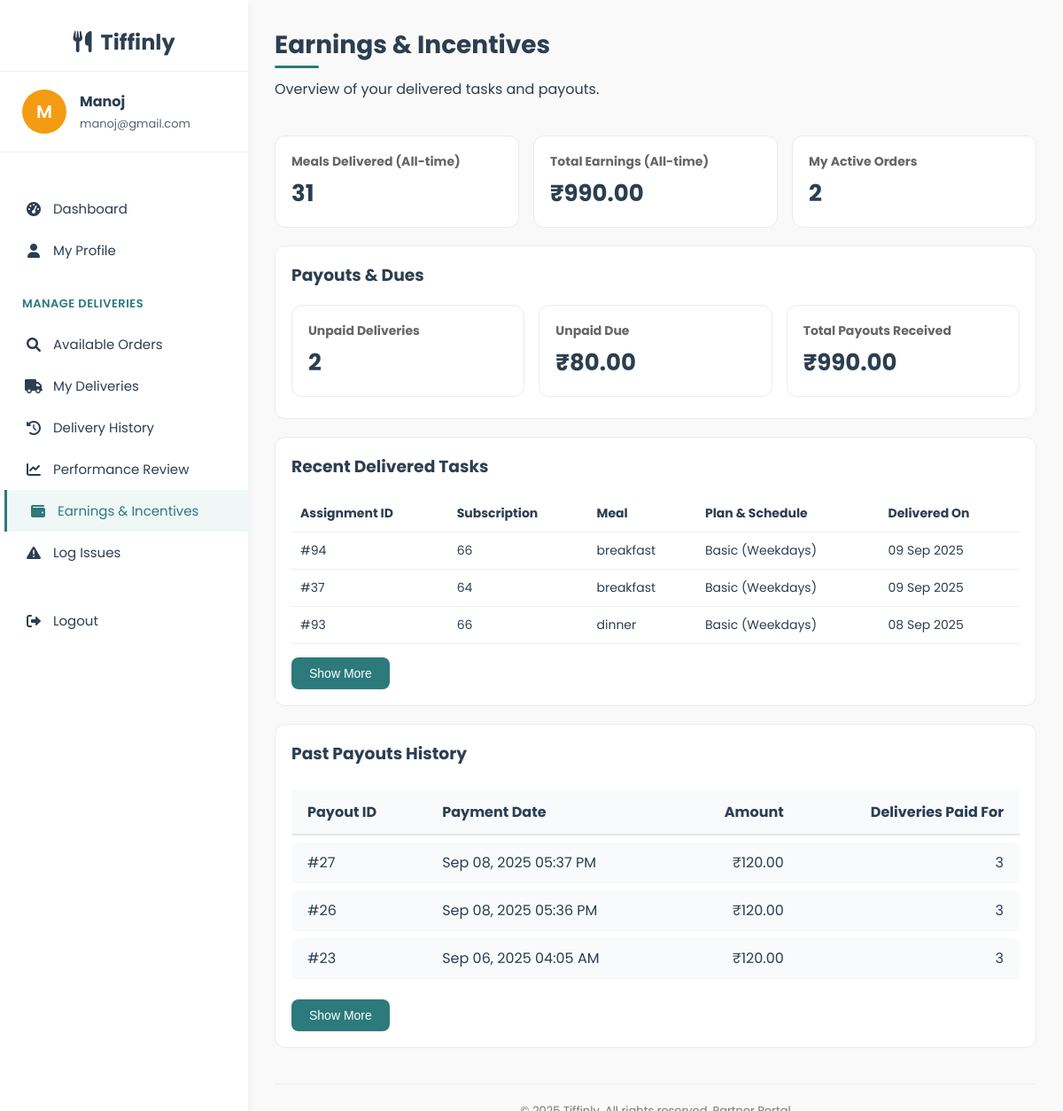
The app's page /delivery/earnings.php (signed in) with its own data.
### tables this page shows
CREATE TABLE `users` (
  `user_id` int(11) NOT NULL,
  `name` varchar(100) NOT NULL,
  `email` varchar(100) NOT NULL,
  `password` varchar(255) NOT NULL,
  `phone` varchar(15) DEFAULT NULL,
  `role` enum('user','admin','delivery') DEFAULT 'user',
  `created_at` timestamp NOT NULL DEFAULT current_timestamp(),
  `security_question` varchar(255) NOT NULL,
  `security_answer` varchar(255) NOT NULL
);

CREATE TABLE `delivery_assignments` (
  `assignment_id` int(11) NOT NULL,
  `subscription_id` int(11) NOT NULL,
  `delivery_date` date NOT NULL,
  `partner_id` int(11) NOT NULL,
  `assigned_at` timestamp NOT NULL DEFAULT current_timestamp(),
  `status` enum('pending','out_for_delivery','delivered','cancelled') NOT NULL DEFAULT 'pending',
  `meal_type` varchar(20) NOT NULL,
  `meal_id` int(11) DEFAULT NULL,
  `payment_id` int(11) DEFAULT NULL,
  `payment_status` enum('unpaid','paid') NOT NULL DEFAULT 'unpaid'
);

CREATE TABLE `meal_plans` (
  `plan_id` int(11) NOT NULL,
  `plan_name` varchar(50) NOT NULL,
  `description` text DEFAULT NULL,
  `plan_type` enum('basic','premium') NOT NULL,
  `is_active` tinyint(1) DEFAULT 1,
  `base_price` decimal(8,2) NOT NULL
);

CREATE TABLE `subscriptions` (
  `subscription_id` int(11) NOT NULL,
  `user_id` int(11) DEFAULT NULL,
  `plan_id` int(11) DEFAULT NULL,
  `dietary_preference` varchar(20) DEFAULT NULL,
  `start_date` date NOT NULL,
  `end_date` date NOT NULL,
  `schedule` enum('Weekdays','Extended','Full Week') NOT NULL,
  `delivery_time` time NOT NULL,
  `total_price` decimal(10,2) NOT NULL,
  `payment_status` enum('paid','unpaid','failed') DEFAULT 'unpaid',
  `status` enum('active','cancelled','pending') DEFAULT 'pending',
  `created_at` timestamp NOT NULL DEFAULT current_timestamp()
);

CREATE TABLE `partner_payments` (
  `payment_id` int(11) NOT NULL,
  `partner_id` int(11) NOT NULL,
  `subscription_id` int(11) DEFAULT NULL,
  `delivery_date` date DEFAULT NULL,
  `amount` decimal(10,2) NOT NULL,
  `delivery_count` int(11) NOT NULL DEFAULT 0,
  `payment_method` varchar(50) NOT NULL,
  `payment_status` enum('success','failed','pending') NOT NULL DEFAULT 'success',
  `transaction_ref` varchar(100) DEFAULT NULL,
  `created_at` timestamp NOT NULL DEFAULT current_timestamp()
);

### delivery/earnings.php (the view, shortened to what this page needs)
<?php
require_once('../config/db_connect.php');
$partner_id = $_SESSION['user_id'];
$user_stmt = $conn->prepare("SELECT name, email FROM users WHERE user_id = ?");
$user_stmt->bind_param("i", $partner_id);
$user_stmt->execute();
$user = $user_stmt->get_result()->fetch_assoc();
$RATE_PER_DELIVERY = 40.00;
$q_all = $conn->prepare("SELECT COUNT(*) AS delivered_cnt FROM delivery_assignments WHERE partner_id = ? AND status = 'delivered'");
$q_all->bind_param('i', $partner_id);
$q_all->execute();
$delivered_all = ($q_all->get_result()->fetch_assoc()['delivered_cnt'] ?? 0);
$q_payouts = $conn->prepare("SELECT COALESCE(SUM(amount),0) AS total FROM partner_payments WHERE partner_id = ? AND payment_status = 'success'");
$q_payouts->bind_param('i', $partner_id);
$q_payouts->execute();
$total_payouts = ($q_payouts->get_result()->fetch_assoc()['total'] ?? 0.0);
$total_earnings = $total_payouts;
$q_unpaid = $conn->prepare("SELECT COUNT(*) AS cnt FROM delivery_assignments WHERE partner_id = ? AND status = 'delivered' AND payment_status = 'unpaid'");
$q_unpaid->bind_param('i', $partner_id);
$q_unpaid->execute();
$unpaid_cnt = ($q_unpaid->get_result()->fetch_assoc()['cnt'] ?? 0);
$unpaid_due = $unpaid_cnt * $RATE_PER_DELIVERY;
$q_active = $conn->prepare("SELECT COUNT(DISTINCT subscription_id) as active_cnt FROM delivery_assignments WHERE partner_id = ? AND status IN ('pending', 'out_for_delivery')");
$q_active->bind_param('i', $partner_id);
$q_active->execute();
$active_orders_count = ($q_active->get_result()->fetch_assoc()['active_cnt'] ?? 0);
$recent = [];
$q_recent = $conn->prepare("SELECT da.assignment_id, da.subscription_id, da.meal_type, da.delivery_date, s.schedule, mp.plan_name
  FROM delivery_assignments da JOIN subscriptions s ON da.subscription_id = s.subscription_id JOIN meal_plans mp ON s.plan_id = mp.plan_id
  WHERE da.partner_id = ? AND da.status = 'delivered'
  ORDER BY da.delivery_date DESC, da.assignment_id DESC LIMIT 15");
$q_recent->bind_param('i', $partner_id);
$q_recent->execute();
$r_recent = $q_recent->get_result();
while ($row = $r_recent->fetch_assoc()) { $recent[] = $row; }
?>
<!DOCTYPE html>
<html lang="en">
<head>
  <link rel="stylesheet" href="https://cdnjs.cloudflare.com/ajax/libs/font-awesome/6.0.0-beta3/css/all.min.css">
  <link rel="stylesheet" href="../user/user_css/profile_style.css">
</head>
<body>
<div class="dashboard-container">
  <div class="sidebar">
    <div class="sidebar-header"><i class="fas fa-utensils"></i>&nbsp; Tiffinly</div>
    <div class="admin-profile">
      <div class="admin-avatar"><?php echo strtoupper(substr($user['name'] ?? 'P', 0, 1)); ?></div>
      <div class="admin-info">
        <h4><?php echo htmlspecialchars($user['name'] ?? 'Partner'); ?></h4>
        <p><?php echo htmlspecialchars($user['email'] ?? ''); ?></p>
      </div>
    </div>
    <div class="sidebar-menu">
      <a href="partner_dashboard.php" class="menu-item"><i class="fas fa-tachometer-alt"></i> Dashboard</a>
      <a href="partner_profile.php" class="menu-item"><i class="fas fa-user"></i> My Profile</a>
      <div class="menu-category">Manage Deliveries</div>
      <a href="available_orders.php" class="menu-item"><i class="fas fa-search"></i> Available Orders</a>
      <a href="my_deliveries.php" class="menu-item"><i class="fas fa-truck"></i> My Deliveries</a>
      <a href="delivery_history.php" class="menu-item"><i class="fas fa-history"></i> Delivery History</a>
      <a href="performance_review.php" class="menu-item"><i class="fas fa-chart-line"></i> Performance Review</a>
      <a href="earnings.php" class="menu-item active"><i class="fas fa-wallet"></i> Earnings & Incentives</a>
      <a href="log_issues.php" class="menu-item"><i class="fas fa-exclamation-triangle"></i> Log Issues</a>
      <div style="margin-top:30px"><a href="../logout.php" class="menu-item"><i class="fas fa-sign-out-alt"></i> Logout</a></div>
    </div>
  </div>
  <div class="main-content">
    <div class="header">
      <div>
        <h1>Earnings & Incentives</h1>
        <p>Overview of your delivered tasks and payouts.</p>
      </div>
    </div>
    <div class="stats">
      <div class="stat-card"><h3>Meals Delivered (All-time)</h3><div class="value"><?php echo (int)$delivered_all; ?></div></div>
      <div class="stat-card"><h3>Total Earnings (All-time)</h3><div class="value">₹<?php echo number_format($total_earnings, 2); ?></div></div>
      <div class="stat-card"><h3>My Active Orders</h3><div class="value"><?php echo (int)$active_orders_count; ?></div></div>
      </div>
    <div class="content-card">
      <h3 style="margin-top:0">Payouts & Dues</h3>
      <div class="sub-stats">
        <div class="stat-card"><h3>Unpaid Deliveries</h3><div class="value"><?php echo (int)$unpaid_cnt; ?></div></div>
        <div class="stat-card"><h3>Unpaid Due</h3><div class="value">₹<?php echo number_format($unpaid_due, 2); ?></div></div>
        <div class="stat-card"><h3>Total Payouts Received</h3><div class="value">₹<?php echo number_format((float)$total_payouts, 2); ?></div></div>
      </div>
    </div>
    <div class="content-card">
      <h3 style="margin-top:0">Recent Delivered Tasks</h3>
      <table class="table" id="recent-tasks-table">
        <thead><tr><th>Assignment ID</th><th>Subscription</th><th>Meal</th><th>Plan & Schedule</th><th>Delivered On</th></tr></thead>
        <tbody id="recent-tasks-body">
        <?php if (empty($recent)): ?>
          <tr><td colspan="5" style="color:#777">No delivered tasks yet</td></tr>
        <?php else: foreach ($recent as $index => $r): ?>
          <tr class="task-row" <?php if ($index >= 3) echo 'style="display:none;"'; ?>>
            <td>#<?php echo (int)$r['assignment_id']; ?></td>
            <td><?php echo (int)$r['subscription_id']; ?></td>
            <td><?php echo htmlspecialchars($r['meal_type']); ?></td>
            <td><?php echo htmlspecialchars($r['plan_name'] . ' (' . $r['schedule'] . ')'); ?></td>
            <td><?php echo $r['delivery_date'] ? date('d M Y', strtotime($r['delivery_date'])) : 'N/A'; ?></td>
          </tr>
        <?php endforeach; endif; ?>
        </tbody>
      </table>
      <?php if (count($recent) > 3): ?>
        <button id="toggle-tasks-btn" class="btn btn-primary" style="margin-top: 15px; display: inline-block;">Show More</button>
      <?php endif; ?>
    </div>
    <div class="content-card">
      <h3 style="margin-top:0">Past Payouts History</h3>
      <div class="table-container" style="overflow-x:auto;">
        <table class="payment-table" style="width:100%; border-collapse:separate; border-spacing:0 8px; background:#fff;">
          <thead>
            <tr style="background:#f8fafc;">
              <th style="padding:12px 18px; text-align:left; border-bottom:2px solid #e5e7eb;">Payout ID</th>
              <th style="padding:12px 18px; text-align:left; border-bottom:2px solid #e5e7eb;">Payment Date</th>
              <th style="padding:12px 18px; text-align:right; border-bottom:2px solid #e5e7eb;">Amount</th>
              <th style="padding:12px 18px; text-align:right; border-bottom:2px solid #e5e7eb;">Deliveries Paid For</th>
            </tr>
          </thead>
          <tbody>
            <?php
              $recent_pay = [];
              $qp = $conn->prepare("SELECT payment_id, amount, delivery_count, created_at FROM partner_payments WHERE partner_id = ? AND payment_status = 'success' ORDER BY created_at DESC LIMIT 10");
              $qp->bind_param('i', $partner_id);
              $qp->execute();
              $rp = $qp->get_result();
              while ($row = $rp->fetch_assoc()) { $recent_pay[] = $row; }
            ?>
            <?php if (empty($recent_pay)): ?>
              <tr><td colspan="4" style="text-align:center;padding:20px;color:#666">No past payouts found.</td></tr>
            <?php else: $i=0; foreach ($recent_pay as $p): $i++; ?>
              <tr class="payout-row" style="<?php echo $i > 3 ? 'display:none;' : ''; ?> background:#f9fafb; border-radius:8px;">
                <td style="padding:10px 18px; border-bottom:1px solid #f1f5f9; border-radius:8px 0 0 8px;">#<?php echo htmlspecialchars($p['payment_id']); ?></td>
                <td style="padding:10px 18px; border-bottom:1px solid #f1f5f9;"><?php echo date('M d, Y h:i A', strtotime($p['created_at'])); ?></td>
                <td style="padding:10px 18px; text-align:right; border-bottom:1px solid #f1f5f9;">₹<?php echo number_format($p['amount'], 2); ?></td>
                <td style="padding:10px 18px; text-align:right; border-bottom:1px solid #f1f5f9; border-radius:0 8px 8px 0;"><?php echo (int)$p['delivery_count']; ?></td>
              </tr>
            <?php endforeach; endif; ?>
          </tbody>
        </table>
      </div>
      <?php if (count($recent_pay) > 3): ?>
        <button id="toggle-payouts-btn" class="btn btn-primary" style="margin-top: 15px;">Show More</button>
      <?php endif; ?>
    </div>
    <footer>&copy; <?php echo date('Y'); ?> Tiffinly. All rights reserved. Partner Portal</footer>
  </div>
</div>
</body>
</html>

### user/user_css/profile_style.css (style rules this page uses)
:root { --primary-color: #2C7A7B; --secondary-color: #F39C12; --accent-color: #F1C40F; --dark-color: #2C3E50; --light-color: #F9F9F9; --success-color: #27AE60; --danger-color: #E74C3C; --shadow-sm: 0 1px 3px rgba(0,0,0,0.12); --shadow-md: 0 4px 6px rgba(0,0,0,0.1); --shadow-lg: 0 10px 25px rgba(0,0,0,0.1); --transition-fast: all 0.2s ease; --transition-medium: all 0.3s ease; --transition-slow: all 0.5s ease; }
body { font-family: 'Poppins', sans-serif; margin: 0; padding: 0; background-color: var(--light-color); color: var(--dark-color); overflow-x: hidden; }
.dashboard-container { display: grid; grid-template-columns: 280px 1fr; min-height: 100vh; height: 100vh; overflow: hidden; }
.sidebar { background-color: white; box-shadow: var(--shadow-md); padding: 30px 0; position: relative; z-index: 10; height: 100vh; overflow-y: auto; animation: slideInLeft 0.6s ease-out; }
.sidebar-header { padding: 0 25px 15px; border-bottom: 1px solid #f0f0f0; text-align: center; }
.sidebar-menu { padding: 25px 0; }
.menu-category { color: var(--primary-color); font-size: 13px; font-weight: 600; text-transform: uppercase; letter-spacing: 0.5px; padding: 12px 25px; margin-top: 15px; }
.menu-item { padding: 12px 25px; display: flex; align-items: center; color: var(--dark-color); text-decoration: none; transition: var(--transition-medium); font-size: 15px; border-left: 3px solid transparent; }
.menu-item:hover, .menu-item.active { background-color: #FFF5F3; color: var(--primary-color); border-left: 3px solid var(--primary-color); transform: translateX(5px); }
.menu-item i { margin-right: 12px; font-size: 16px; width: 20px; text-align: center; }
.main-content { padding: 35px; background-color: var(--light-color); height: 100vh; overflow-y: auto; animation: fadeIn 0.8s ease-out; }
.header { display: flex; justify-content: space-between; align-items: center; margin-bottom: 35px; }
.btn { padding: 10px 20px; border-radius: 8px; border: none; cursor: pointer; font-weight: 500; transition: var(--transition-medium); font-size: 14px; }
.btn-primary { background-color: var(--primary-color); color: white; }

### records on screen
users: name "M", name "Manoj", email "manoj@gmail.com"
delivery_assignments: assignment_id "94", subscription "66", meal_type "breakfast", meal_plans.plan_name "Basic (Weekdays)", delivery_date "09 Sep 2025"
delivery_assignments: assignment_id "37", subscription "64", meal_type "breakfast", meal_plans.plan_name "Basic (Weekdays)", delivery_date "09 Sep 2025"
delivery_assignments: assignment_id "93", subscription "66", meal_type "dinner", meal_plans.plan_name "Basic (Weekdays)", delivery_date "08 Sep 2025"
partner_payments: payment_id "27", created_at "Sep 08, 2025 05:37 PM", amount "120.00", delivery_count "3"
partner_payments: payment_id "26", created_at "Sep 08, 2025 05:36 PM", amount "120.00", delivery_count "3"
partner_payments: payment_id "23", created_at "Sep 06, 2025 04:05 AM", amount "120.00", delivery_count "3"

### other values on screen
$delivered_all "31"
$total_earnings "990.00"
$active_orders_count "2"
$unpaid_cnt "2"
$unpaid_due "80.00"
$total_payouts "990.00"
